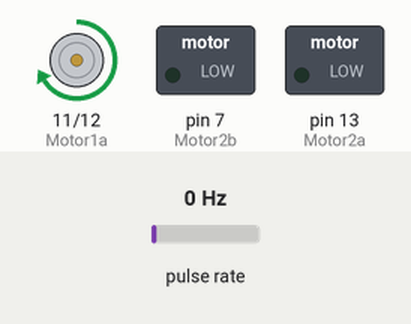
Simulated run of this sketch. Board: Arduino Uno, built with avr-gcc and run on an emulated ATmega328P. Shown: motor-driver pin pairs drawn as motors (green arrow = first pin HIGH = forward, orange = second pin HIGH = backward, longer = more drive, scaled by the enable pin), switched loads named in the sketch (green lamp = pin HIGH). Wiring (inferred from the names in the program): pulse sensor: data pin 2. Inputs (shaded band) come from the test bench; at power-on: pulse rate 0 Hz. What the sketch prints to the serial monitor is not drawn.

Above: at 1.0 s.
At 3.0 s:
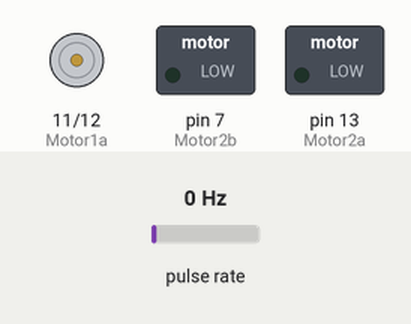
Timing chart, 0 to 5.2 s (numbered marks = the images above):
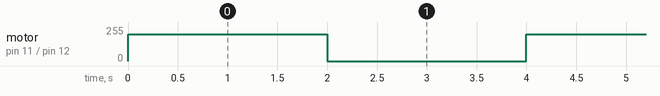

The sketch:

testv2withL298N.ino
```cpp
volatile long int encoderPos = 0;
int motor_value = 255;
float startTime;
volatile float currentTime;

#define encoderOne 2
#define Motor1a 11
#define Motor1b 12
#define Motor2a 13
#define Motor2b 7
const int ENA = 10;


void setup() {
  // put your setup code here, to run once:
  Serial.begin(9600);

  attachInterrupt(digitalPinToInterrupt(encoderOne), blink, RISING);

  pinMode(Motor1a, OUTPUT);
  pinMode(Motor1b, OUTPUT);
  pinMode(Motor2a, OUTPUT);
  pinMode(Motor2b, OUTPUT);
  pinMode(ENA, OUTPUT);

  pinMode(encoderOne, INPUT);

  startTime = millis();

}

void blink(){
  encoderPos++;
}

void forward(int speed) {
  digitalWrite(Motor1a, HIGH);  // Set IN1 HIGH
  digitalWrite(Motor1b, LOW);   // Set IN2 LOW
  analogWrite(ENA, speed);  // Set motor speed (0-255)
}

void stopMotor() {
  digitalWrite(Motor1a, LOW);
  digitalWrite(Motor1b, LOW);
  analogWrite(ENA, 0);      // Set speed to 0
}

void loop() {
  // put your main code here, to run repeatedly:
  currentTime = millis();

  if (currentTime - startTime >= 1000){
    Serial.print("Position: ");
    Serial.println(encoderPos);
    encoderPos = 0;
    startTime = currentTime;
  }

  forward(200);    // Move forward at 80% speed
  delay(2000);     // Run for 2 seconds

  stopMotor();     // Stop the motor
  delay(2000);     // Pause for 2 seconds
}
```

Measured:
- by itself, motor on pin 11 (Motor1a) / pin 12 (Motor1b): alternates forward 200/255 for 2.0 s and stopped for 2.0 s
